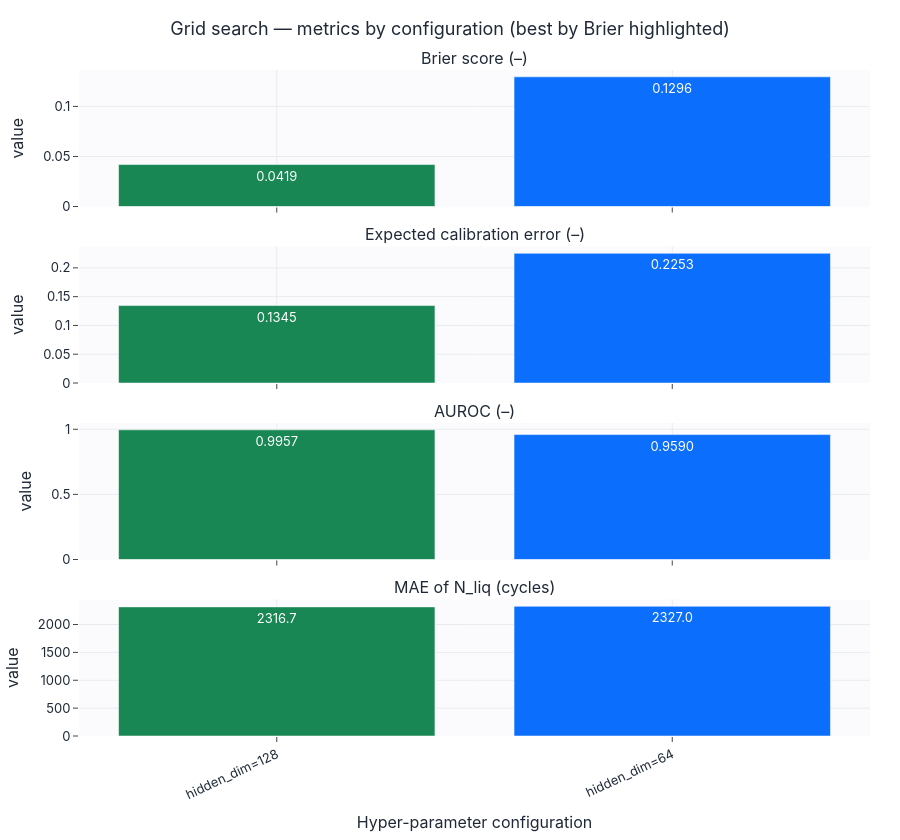
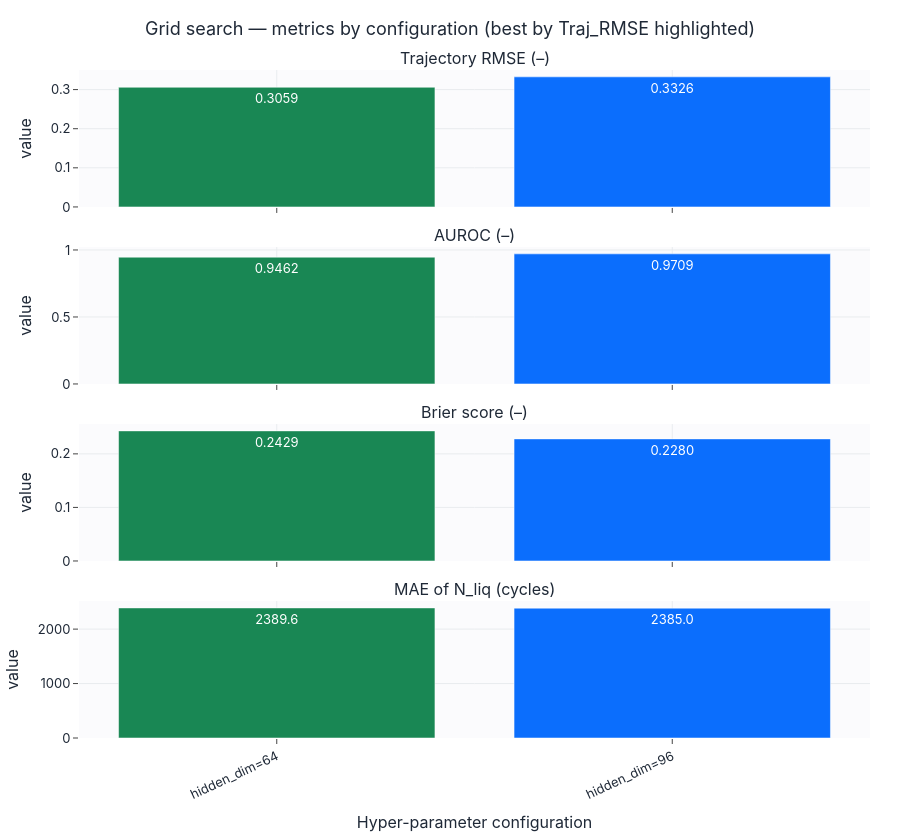
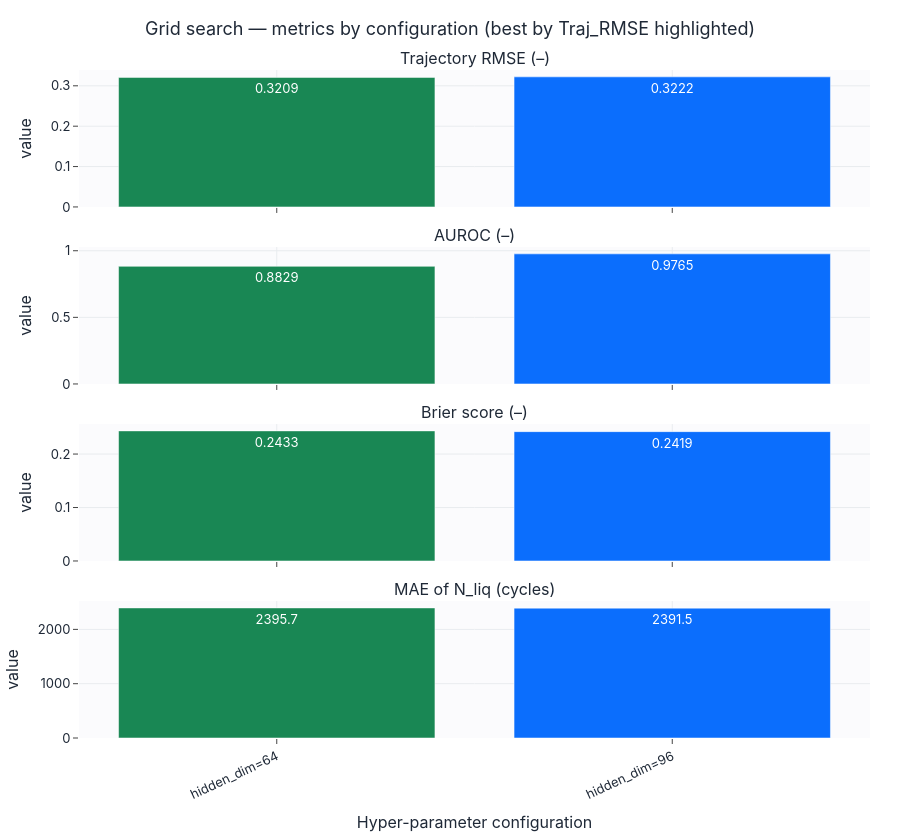
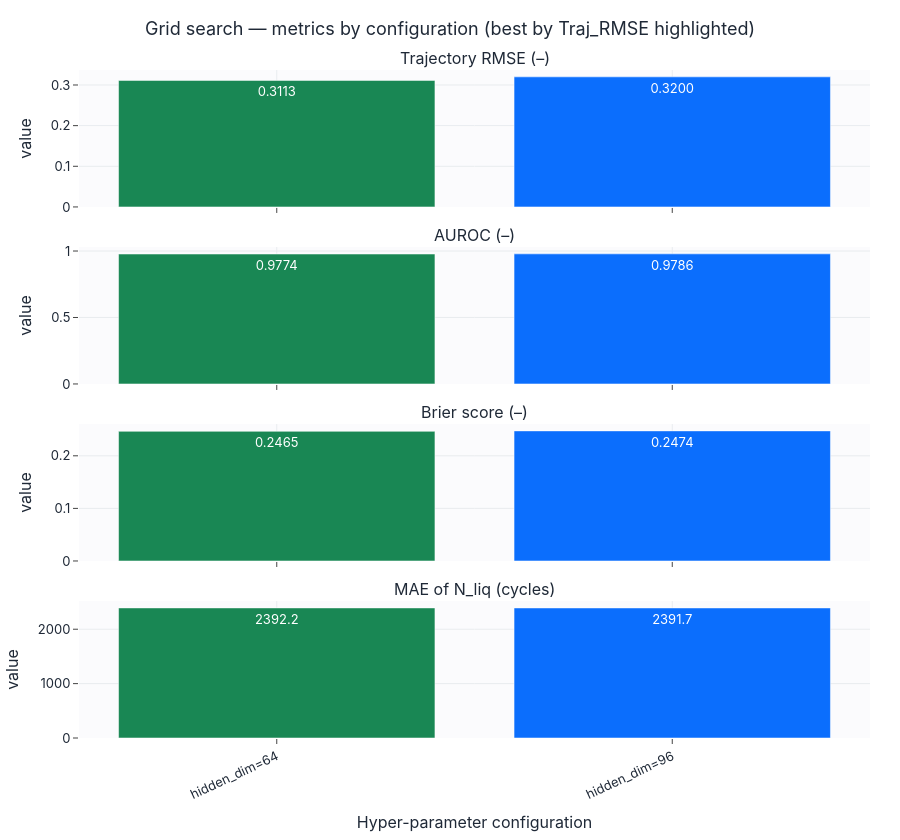

The code cell stored with these charts, in order, in its notebook:
### Markdown cell above
## Шаг 1. Grid search, история по всем метрикам и сохранение гиперпараметров

Для каждой модели задана своя метрика отбора `score` (можно менять). Дашборд показывает
все метрики по каждой конфигурации; лучшая по метрике отбора подсвечена.

### Code cell
base_specs = {
    "mlp_risk": dict(display="MLP-Risk", cls=RiskMLP,
                     fixed=dict(static_dim=static_dim, prefix_dim=prefix_dim),
                     grid={"hidden_dim": [64, 128]}, score="Brier",
                     metrics=["Brier", "ECE", "AUROC", "N_liq_MAE"]),
    "gru": dict(display="GRU", cls=GRUBaseline,
                fixed=dict(static_dim=static_dim, seq_dim=seq_dim),
                grid={"hidden_dim": [64, 96]}, score="Traj_RMSE",
                metrics=["Traj_RMSE", "AUROC", "Brier", "N_liq_MAE"]),
    "tcn": dict(display="TCN", cls=TCNBaseline,
                fixed=dict(static_dim=static_dim, seq_dim=seq_dim),
                grid={"hidden_dim": [64, 96]}, score="Traj_RMSE",
                metrics=["Traj_RMSE", "AUROC", "Brier", "N_liq_MAE"]),
    "lstm": dict(display="LSTM", cls=LSTMBaseline,
                 fixed=dict(static_dim=static_dim, seq_dim=seq_dim),
                 grid={"hidden_dim": [64, 96]}, score="Traj_RMSE",
                 metrics=["Traj_RMSE", "AUROC", "Brier", "N_liq_MAE"]),
    "transformer": dict(display="Transformer", cls=TransformerBaseline,
                 fixed=dict(static_dim=static_dim, seq_dim=seq_dim, seq_len=config.seq_len),
                 grid={"hidden_dim": [64, 96]}, score="Traj_RMSE",
                 metrics=["Traj_RMSE", "AUROC", "Brier", "N_liq_MAE"]),
    "ft_transformer": dict(display="FT-Transformer", cls=FTTransformer,
                 fixed=dict(static_dim=static_dim, prefix_dim=prefix_dim),
                 grid={"n_layers": [2, 3]}, score="Brier",
                 metrics=["Brier", "ECE", "AUROC", "N_liq_MAE"]),
    "pinn": dict(display="PINN", cls=PINNBaseline,
                 fixed=dict(static_dim=static_dim, seq_dim=seq_dim),
                 grid={"hidden_dim": [64, 96]}, score="Traj_RMSE",
                 metrics=["Traj_RMSE", "AUROC", "Brier", "N_liq_MAE"]),
    "deepstate": dict(display="DeepState", cls=DeepStateBaseline,
                 fixed=dict(static_dim=static_dim, seq_dim=seq_dim),
                 grid={"hidden_dim": [64, 96]}, score="Traj_RMSE",
                 metrics=["Traj_RMSE", "AUROC", "Brier", "N_liq_MAE"]),
    "realnvp": dict(display="RealNVP", cls=RealNVPFlow,
                 fixed=dict(static_dim=static_dim, prefix_dim=prefix_dim, seq_len=config.seq_len),
                 grid={"n_layers": [4, 6]}, score="Traj_RMSE",
                 metrics=["Traj_RMSE", "AUROC", "Brier", "N_liq_MAE"]),
    "nsf": dict(display="Neural Spline Flow", cls=NeuralSplineFlow,
                 fixed=dict(static_dim=static_dim, prefix_dim=prefix_dim, seq_len=config.seq_len),
                 grid={"n_layers": [4, 5]}, score="Traj_RMSE",
                 metrics=["Traj_RMSE", "AUROC", "Brier", "N_liq_MAE"]),
}

for name, spec in base_specs.items():
    cls, fixed, grid, score = spec["cls"], spec["fixed"], spec["grid"], spec["score"]
    res, best = grid_search(lambda p, cls=cls, fixed=fixed: cls(**fixed, **p),
                            grid, gs_train, gs_val, config, device, search_epochs=1, score_metric=score)
    write_hyperparams(MODELS_DIR, name, {"model_type": cls.__name__, "display_name": spec["display"],
                      "model_kwargs": {**fixed, **best}, "search": {"grid": grid, "score_metric": score, "best": best}})
    print(f"[{spec['display']}] selection metric = {score} | best = {best}")
    display(english_metric_table(res).round(4))
    show_grid_dashboard(res, grid, score, spec["metrics"], f"2_1_grid_search_{name}").show()

### Figure 1 — Plotly figure (JSON) as saved in the notebook; plotly's stock layout.template omitted (floating-point values rounded to 4 significant figures)
{"data": [{"marker": {"color": ["#198754", "#0b6efd"]}, "showlegend": false, "text": ["0.0419", "0.1296"], "textposition": "auto", "type": "bar", "x": ["hidden_dim=128", "hidden_dim=64"], "xaxis": "x", "y": [0.04193, 0.1296], "yaxis": "y"}, {"marker": {"color": ["#198754", "#0b6efd"]}, "showlegend": false, "text": ["0.1345", "0.2253"], "textposition": "auto", "type": "bar", "x": ["hidden_dim=128", "hidden_dim=64"], "xaxis": "x2", "y": [0.1345, 0.2253], "yaxis": "y2"}, {"marker": {"color": ["#198754", "#0b6efd"]}, "showlegend": false, "text": ["0.9957", "0.9590"], "textposition": "auto", "type": "bar", "x": ["hidden_dim=128", "hidden_dim=64"], "xaxis": "x3", "y": [0.9957, 0.959], "yaxis": "y3"}, {"marker": {"color": ["#198754", "#0b6efd"]}, "showlegend": false, "text": ["2316.7", "2327.0"], "textposition": "auto", "type": "bar", "x": ["hidden_dim=128", "hidden_dim=64"], "xaxis": "x4", "y": [2317.0, 2327.0], "yaxis": "y4"}], "layout": {"annotations": [{"font": {"size": 16}, "showarrow": false, "text": "Brier score (–)", "x": 0.5, "xanchor": "center", "xref": "paper", "y": 1.0, "yanchor": "bottom", "yref": "paper"}, {"font": {"size": 16}, "showarrow": false, "text": "Expected calibration error (–)", "x": 0.5, "xanchor": "center", "xref": "paper", "y": 0.735, "yanchor": "bottom", "yref": "paper"}, {"font": {"size": 16}, "showarrow": false, "text": "AUROC (–)", "x": 0.5, "xanchor": "center", "xref": "paper", "y": 0.47, "yanchor": "bottom", "yref": "paper"}, {"font": {"size": 16}, "showarrow": false, "text": "MAE of N_liq (cycles)", "x": 0.5, "xanchor": "center", "xref": "paper", "y": 0.205, "yanchor": "bottom", "yref": "paper"}], "height": 840, "title": {"text": "Grid search — metrics by configuration (best by Brier highlighted)"}, "xaxis": {"anchor": "y", "domain": [0.0, 1.0], "matches": "x4", "showticklabels": false}, "xaxis2": {"anchor": "y2", "domain": [0.0, 1.0], "matches": "x4", "showticklabels": false}, "xaxis3": {"anchor": "y3", "domain": [0.0, 1.0], "matches": "x4", "showticklabels": false}, "xaxis4": {"anchor": "y4", "domain": [0.0, 1.0], "tickangle": -25, "title": {"text": "Hyper-parameter configuration"}}, "yaxis": {"anchor": "x", "domain": [0.795, 1.0], "title": {"text": "value"}}, "yaxis2": {"anchor": "x2", "domain": [0.53, 0.735], "title": {"text": "value"}}, "yaxis3": {"anchor": "x3", "domain": [0.265, 0.47], "title": {"text": "value"}}, "yaxis4": {"anchor": "x4", "domain": [0.0, 0.205], "title": {"text": "value"}}}}

### Figure 2 — Plotly figure (JSON) as saved in the notebook; plotly's stock layout.template omitted (floating-point values rounded to 4 significant figures)
{"data": [{"marker": {"color": ["#198754", "#0b6efd"]}, "showlegend": false, "text": ["0.3059", "0.3326"], "textposition": "auto", "type": "bar", "x": ["hidden_dim=64", "hidden_dim=96"], "xaxis": "x", "y": [0.3059, 0.3326], "yaxis": "y"}, {"marker": {"color": ["#198754", "#0b6efd"]}, "showlegend": false, "text": ["0.9462", "0.9709"], "textposition": "auto", "type": "bar", "x": ["hidden_dim=64", "hidden_dim=96"], "xaxis": "x2", "y": [0.9462, 0.9709], "yaxis": "y2"}, {"marker": {"color": ["#198754", "#0b6efd"]}, "showlegend": false, "text": ["0.2429", "0.2280"], "textposition": "auto", "type": "bar", "x": ["hidden_dim=64", "hidden_dim=96"], "xaxis": "x3", "y": [0.2429, 0.228], "yaxis": "y3"}, {"marker": {"color": ["#198754", "#0b6efd"]}, "showlegend": false, "text": ["2389.6", "2385.0"], "textposition": "auto", "type": "bar", "x": ["hidden_dim=64", "hidden_dim=96"], "xaxis": "x4", "y": [2390.0, 2385.0], "yaxis": "y4"}], "layout": {"annotations": [{"font": {"size": 16}, "showarrow": false, "text": "Trajectory RMSE (–)", "x": 0.5, "xanchor": "center", "xref": "paper", "y": 1.0, "yanchor": "bottom", "yref": "paper"}, {"font": {"size": 16}, "showarrow": false, "text": "AUROC (–)", "x": 0.5, "xanchor": "center", "xref": "paper", "y": 0.735, "yanchor": "bottom", "yref": "paper"}, {"font": {"size": 16}, "showarrow": false, "text": "Brier score (–)", "x": 0.5, "xanchor": "center", "xref": "paper", "y": 0.47, "yanchor": "bottom", "yref": "paper"}, {"font": {"size": 16}, "showarrow": false, "text": "MAE of N_liq (cycles)", "x": 0.5, "xanchor": "center", "xref": "paper", "y": 0.205, "yanchor": "bottom", "yref": "paper"}], "height": 840, "title": {"text": "Grid search — metrics by configuration (best by Traj_RMSE highlighted)"}, "xaxis": {"anchor": "y", "domain": [0.0, 1.0], "matches": "x4", "showticklabels": false}, "xaxis2": {"anchor": "y2", "domain": [0.0, 1.0], "matches": "x4", "showticklabels": false}, "xaxis3": {"anchor": "y3", "domain": [0.0, 1.0], "matches": "x4", "showticklabels": false}, "xaxis4": {"anchor": "y4", "domain": [0.0, 1.0], "tickangle": -25, "title": {"text": "Hyper-parameter configuration"}}, "yaxis": {"anchor": "x", "domain": [0.795, 1.0], "title": {"text": "value"}}, "yaxis2": {"anchor": "x2", "domain": [0.53, 0.735], "title": {"text": "value"}}, "yaxis3": {"anchor": "x3", "domain": [0.265, 0.47], "title": {"text": "value"}}, "yaxis4": {"anchor": "x4", "domain": [0.0, 0.205], "title": {"text": "value"}}}}

### Figure 3 — Plotly figure (JSON) as saved in the notebook; plotly's stock layout.template omitted (floating-point values rounded to 4 significant figures)
{"data": [{"marker": {"color": ["#198754", "#0b6efd"]}, "showlegend": false, "text": ["0.3209", "0.3222"], "textposition": "auto", "type": "bar", "x": ["hidden_dim=64", "hidden_dim=96"], "xaxis": "x", "y": [0.3209, 0.3222], "yaxis": "y"}, {"marker": {"color": ["#198754", "#0b6efd"]}, "showlegend": false, "text": ["0.8829", "0.9765"], "textposition": "auto", "type": "bar", "x": ["hidden_dim=64", "hidden_dim=96"], "xaxis": "x2", "y": [0.8829, 0.9765], "yaxis": "y2"}, {"marker": {"color": ["#198754", "#0b6efd"]}, "showlegend": false, "text": ["0.2433", "0.2419"], "textposition": "auto", "type": "bar", "x": ["hidden_dim=64", "hidden_dim=96"], "xaxis": "x3", "y": [0.2433, 0.2419], "yaxis": "y3"}, {"marker": {"color": ["#198754", "#0b6efd"]}, "showlegend": false, "text": ["2395.7", "2391.5"], "textposition": "auto", "type": "bar", "x": ["hidden_dim=64", "hidden_dim=96"], "xaxis": "x4", "y": [2396.0, 2392.0], "yaxis": "y4"}], "layout": {"annotations": [{"font": {"size": 16}, "showarrow": false, "text": "Trajectory RMSE (–)", "x": 0.5, "xanchor": "center", "xref": "paper", "y": 1.0, "yanchor": "bottom", "yref": "paper"}, {"font": {"size": 16}, "showarrow": false, "text": "AUROC (–)", "x": 0.5, "xanchor": "center", "xref": "paper", "y": 0.735, "yanchor": "bottom", "yref": "paper"}, {"font": {"size": 16}, "showarrow": false, "text": "Brier score (–)", "x": 0.5, "xanchor": "center", "xref": "paper", "y": 0.47, "yanchor": "bottom", "yref": "paper"}, {"font": {"size": 16}, "showarrow": false, "text": "MAE of N_liq (cycles)", "x": 0.5, "xanchor": "center", "xref": "paper", "y": 0.205, "yanchor": "bottom", "yref": "paper"}], "height": 840, "title": {"text": "Grid search — metrics by configuration (best by Traj_RMSE highlighted)"}, "xaxis": {"anchor": "y", "domain": [0.0, 1.0], "matches": "x4", "showticklabels": false}, "xaxis2": {"anchor": "y2", "domain": [0.0, 1.0], "matches": "x4", "showticklabels": false}, "xaxis3": {"anchor": "y3", "domain": [0.0, 1.0], "matches": "x4", "showticklabels": false}, "xaxis4": {"anchor": "y4", "domain": [0.0, 1.0], "tickangle": -25, "title": {"text": "Hyper-parameter configuration"}}, "yaxis": {"anchor": "x", "domain": [0.795, 1.0], "title": {"text": "value"}}, "yaxis2": {"anchor": "x2", "domain": [0.53, 0.735], "title": {"text": "value"}}, "yaxis3": {"anchor": "x3", "domain": [0.265, 0.47], "title": {"text": "value"}}, "yaxis4": {"anchor": "x4", "domain": [0.0, 0.205], "title": {"text": "value"}}}}

### Figure 4 — Plotly figure (JSON) as saved in the notebook; plotly's stock layout.template omitted (floating-point values rounded to 4 significant figures)
{"data": [{"marker": {"color": ["#198754", "#0b6efd"]}, "showlegend": false, "text": ["0.3113", "0.3200"], "textposition": "auto", "type": "bar", "x": ["hidden_dim=64", "hidden_dim=96"], "xaxis": "x", "y": [0.3113, 0.32], "yaxis": "y"}, {"marker": {"color": ["#198754", "#0b6efd"]}, "showlegend": false, "text": ["0.9774", "0.9786"], "textposition": "auto", "type": "bar", "x": ["hidden_dim=64", "hidden_dim=96"], "xaxis": "x2", "y": [0.9774, 0.9786], "yaxis": "y2"}, {"marker": {"color": ["#198754", "#0b6efd"]}, "showlegend": false, "text": ["0.2465", "0.2474"], "textposition": "auto", "type": "bar", "x": ["hidden_dim=64", "hidden_dim=96"], "xaxis": "x3", "y": [0.2465, 0.2474], "yaxis": "y3"}, {"marker": {"color": ["#198754", "#0b6efd"]}, "showlegend": false, "text": ["2392.2", "2391.7"], "textposition": "auto", "type": "bar", "x": ["hidden_dim=64", "hidden_dim=96"], "xaxis": "x4", "y": [2392.0, 2392.0], "yaxis": "y4"}], "layout": {"annotations": [{"font": {"size": 16}, "showarrow": false, "text": "Trajectory RMSE (–)", "x": 0.5, "xanchor": "center", "xref": "paper", "y": 1.0, "yanchor": "bottom", "yref": "paper"}, {"font": {"size": 16}, "showarrow": false, "text": "AUROC (–)", "x": 0.5, "xanchor": "center", "xref": "paper", "y": 0.735, "yanchor": "bottom", "yref": "paper"}, {"font": {"size": 16}, "showarrow": false, "text": "Brier score (–)", "x": 0.5, "xanchor": "center", "xref": "paper", "y": 0.47, "yanchor": "bottom", "yref": "paper"}, {"font": {"size": 16}, "showarrow": false, "text": "MAE of N_liq (cycles)", "x": 0.5, "xanchor": "center", "xref": "paper", "y": 0.205, "yanchor": "bottom", "yref": "paper"}], "height": 840, "title": {"text": "Grid search — metrics by configuration (best by Traj_RMSE highlighted)"}, "xaxis": {"anchor": "y", "domain": [0.0, 1.0], "matches": "x4", "showticklabels": false}, "xaxis2": {"anchor": "y2", "domain": [0.0, 1.0], "matches": "x4", "showticklabels": false}, "xaxis3": {"anchor": "y3", "domain": [0.0, 1.0], "matches": "x4", "showticklabels": false}, "xaxis4": {"anchor": "y4", "domain": [0.0, 1.0], "tickangle": -25, "title": {"text": "Hyper-parameter configuration"}}, "yaxis": {"anchor": "x", "domain": [0.795, 1.0], "title": {"text": "value"}}, "yaxis2": {"anchor": "x2", "domain": [0.53, 0.735], "title": {"text": "value"}}, "yaxis3": {"anchor": "x3", "domain": [0.265, 0.47], "title": {"text": "value"}}, "yaxis4": {"anchor": "x4", "domain": [0.0, 0.205], "title": {"text": "value"}}}}
